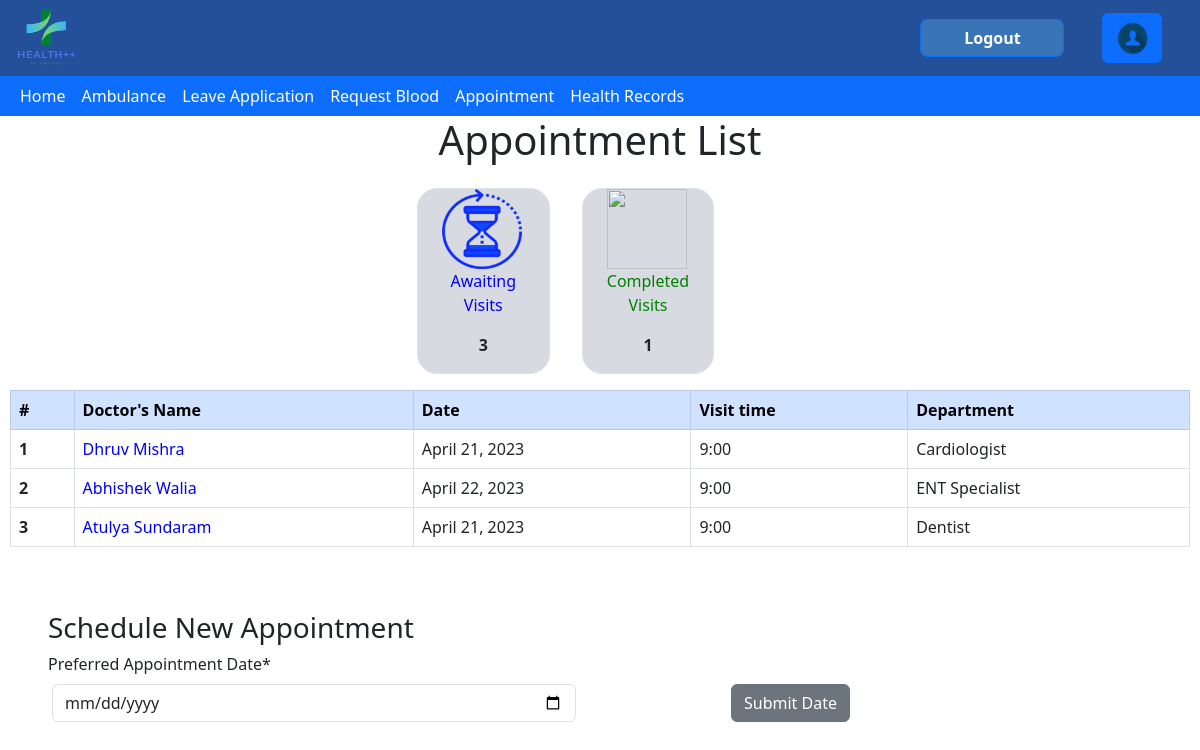
Page /book_appointment/ (signed in) on the committed database.
### health/models.py (models this page shows, shortened)
class Appointment(models.Model):
    doctor = models.ForeignKey(Doctor,blank = True, null = True , on_delete=models.CASCADE)
    patient = models.ForeignKey(Patient,blank = True, null = True , on_delete=models.CASCADE)
    timeSlot = models.ForeignKey(Time_Slot,blank = True, null = True , on_delete=models.CASCADE)
    status = models.BooleanField(default=True)

class Doctor(models.Model):
    user = models.ForeignKey(Account,null=True,on_delete=models.CASCADE)
    Department=models.CharField(
        max_length=120,
        choices=Department_Choices,
    )
    Doctor_Name = models.CharField(max_length=50,null=True)
    Post= models.CharField(max_length=60,default="Doctor")

class Time_Slot(models.Model):
    starttime = models.IntegerField(null=True)
    total_patient=models.IntegerField(default=0)
    date = models.DateField(null=True)
    doctors=models.ManyToManyField(Doctor)

### health/views.py (the view)
# urls.py: path('book_appointment/',views.book_appointment,name='book_appointment'),
@login_required
def book_appointment(request):
    assign_roles()
    appointments,count_completed = getappointments(request)
    return render(request,'health/appointment_form.html',{'submit':0,"appointments":appointments,"count":appointments.count(),"completed":count_completed})

### health/views.py (called while the page is built)
@login_required
def getappointments(request):
    user=Account.objects.get(user=request.user)
    if(user.Role=="Doctor"):
        doctor = Doctor.objects.get(user = user)
        appointments = Appointment.objects.filter(doctor = doctor,status = True)
        completed_appointments = Appointment.objects.filter(doctor = doctor,status = False).count()
    elif(user.Role=="Patient"):
        patient = Patient.objects.get(user = user)
        appointments = Appointment.objects.filter(patient = patient,status = True)
        completed_appointments = Appointment.objects.filter(patient = patient,status = False).count()
    else:
        appointments=Appointment.objects.all()
        completed_appointments = Appointment.objects.filter(status = False).count()
    return appointments , completed_appointments

### health/templates/health/appointment_form.html (shortened to what this page needs)
{% extends 'health/base.html' %}
{%load static%}
{%block content%}
<html>
    <head>
        <link href="https://cdn.jsdelivr.net/npm/bootstrap@5.3.0-alpha1/dist/css/bootstrap.min.css" rel="stylesheet">
    </head>
    {%if user.account.Role == 'Student' or user.account.Role == 'Doctor' or user.account.Role == 'Receptionist'%}
    <body>
        <div class="appointmentList">
            <h1 style='text-align: center;'>Appointment List</h1>
            <div class="row gx-5" style="margin: auto; width: max-content;" >
                <div class="c col-4 border m-3 gx-5">
                    <img src="{%static 'health/images/appointment/waiting.png'%}" alt="" style='margin: auto;width: 80px; height: 80px;'></img>
                    <div class="gx-5">
                        <p style='text-align: center;color: blue;'>Awaiting Visits</p>
                        <p style="text-align: center;font-weight: bold;">{{count}}</p>
                    </div>
                </div>
                <div class="c col-4 border m-3 gx-5">
                    <img src="{%static 'health/images/appointment/done.png'%}" alt="" style='margin: auto;width: 80px; height: 80px;'></img>
                    <div class="gx-5">
                        <p style='text-align: center;color: green'>Completed Visits</p>
                        <p style="text-align: center;font-weight: bold;">{{completed}}</p>
                    </div>
                </div>
            </div>
            <div class="table-responsive">
                <table class="table table-bordered table-hover">
                    <thead class="table-primary">
                        <tr>
                            <th scope="col">#</th>
                            {%if user.account.Role == 'Student' or user.account.Role == 'Receptionist'%}
                            <th scope="col">Doctor's Name</th>
                            {%endif%}
                            <th scope="col">Date</th>
                            <th scope="col">Visit time</th>
                            {% if user.account.Role == 'Student' %}
                            <th scope="col">Department </th>
                            {% endif %}
                        </tr>
                    </thead>
                    <tbody>
                        {%if user.account.Role == 'Student'%}
                            {% for appointment in appointments %}
                        <tr>
                            <th scope="row">{{forloop.counter}}</th>
                            <td style='color: blue;'>{{appointment.doctor.Doctor_Name}}</td>
                            <td>{{appointment.timeSlot.date}}</td>
                            <td>{{appointment.timeSlot.starttime}}:00</td>
                            <td>{{appointment.doctor.Department}}</td>
                        </tr>
                            {%endfor%}
                        {%endif%}
                    </tbody>
                </table>
            </div>
        </div>
        {% if user.account.Role == 'Student' %}
        <div class="mt-5 mx-5">
            <h3>Schedule New Appointment</h3>
            <form method="get" action={% url 'submitdate' %} class="row g-3 needs-validation" id="dateForm" novalidate>
                <label htmlFor="validationCustom04" class="form-label">Preferred Appointment Date*</label>
                <div class="row">
                    <div class="col-md-6"><input name="date" type="date" class="form-control" id="appointmentdate" required></input>
                    </div>
                    <div class="col-md-3">
                        <button class="btn btn-secondary" style='float: right;' type="submit">Submit Date</button>
                    </div>
                </div>
            </form>
        </div>
        {%endif%}
        {%else%}
        <h1>You are not authorized to access this page</h1>
        {%endif%}
    </body>
    <html>
{%endblock%}

### health/templates/health/appointment_form.html (style rules this page uses)
.appointmentList { margin-left: 10px; margin-right: 10px; }
.c { background-color: #d7dae0; border-radius: 20px; }
td ,th { white-space : nowrap; overflow: hidden; }

### rows in the picture
Appointment: doctor.Doctor_Name "Dhruv Mishra", timeSlot "April 21, 2023", timeSlot.starttime "9", doctor.Department "Cardiologist"
Appointment: doctor.Doctor_Name "Abhishek Walia", timeSlot "April 22, 2023", timeSlot.starttime "9", doctor.Department "ENT Specialist"
Appointment: doctor.Doctor_Name "Atulya Sundaram", timeSlot "April 21, 2023", timeSlot.starttime "9", doctor.Department "Dentist"

### other values in the picture
{{ count }} "3"
{{ completed }} "1"
